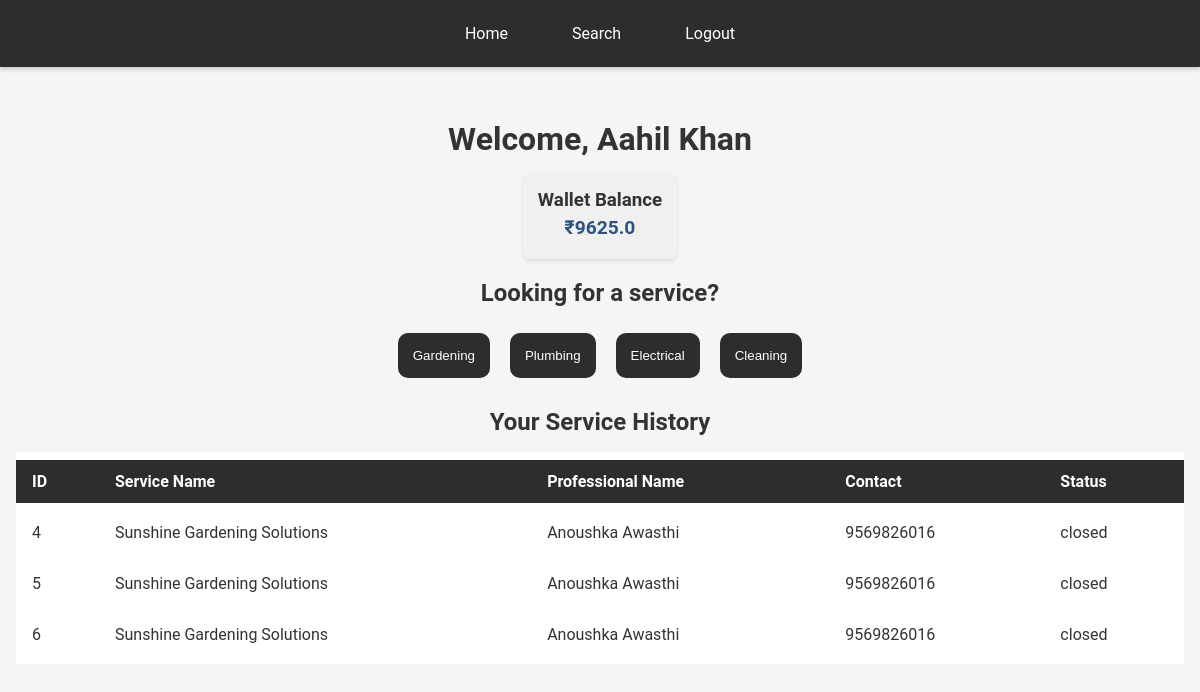
Page /customer_dashboard/7 on the committed database.
### application/models.py (models this page shows)
class User(db.Model):
    __tablename__ = 'users'
    id = db.Column(db.Integer, primary_key=True, autoincrement=True)
    email = db.Column(db.String, nullable=False, unique=True)
    password = db.Column(db.String, nullable=False)
    name = db.Column(db.String, nullable=False)
    role = db.Column(db.String, nullable=False)
    service_id = db.Column(db.Integer, db.ForeignKey('services.id' , ondelete = 'CASCADE'), nullable=True)
    category_id = db.Column(db.Integer, db.ForeignKey('service_category.id' , ondelete = 'CASCADE'), nullable=True)
    experience = db.Column(db.Integer, nullable=True)
    approval_status = db.Column(db.String, nullable=True)
    description = db.Column(db.String, nullable=True)
    contact = db.Column(db.Integer, nullable=True)
    address = db.Column(db.String, nullable=True)
    pincode = db.Column(db.Integer, nullable=True)
    __table_args__ = (
    db.CheckConstraint("role IN ('admin', 'customer', 'professional')"),
    )

class Wallet(db.Model):
    __tablename__ = 'wallet'
    id = db.Column(db.Integer, primary_key=True)
    user_id = db.Column(db.Integer, db.ForeignKey('users.id'), nullable=False, unique=True)
    balance = db.Column(db.Float, default=10000.0)
    updated_at = db.Column(db.DateTime, default=datetime.now, onupdate=datetime.now)
    __table_args__ = (
        db.CheckConstraint('balance >= 0', name='check_positive_balance'),
    )

class ServiceCategory(db.Model):
    __tablename__ = 'service_category'
    id = db.Column(db.Integer, primary_key=True)
    name = db.Column(db.String(100), unique=True, nullable=False)
    description = db.Column(db.Text)

class ServiceRequest(db.Model):
    __tablename__ = 'services_requests'
    id = db.Column(db.Integer, primary_key=True, autoincrement=True)
    service_id = db.Column(db.Integer, db.ForeignKey('services.id', ondelete = 'CASCADE'), nullable=False)
    customer_id = db.Column(db.Integer, db.ForeignKey('users.id' , ondelete = 'CASCADE'), nullable=True)
    professional_id = db.Column(db.Integer, db.ForeignKey('users.id' , ondelete = 'CASCADE'), nullable=True)
    date_of_request = db.Column(db.String, nullable=True)
    date_of_completion = db.Column(db.String, nullable=True)
    status = db.Column(db.String, default='requested')
    service = db.relationship('Service', backref='service_requests', foreign_keys=[service_id])
    __table_args__ = (
    db.CheckConstraint("status IN ('requested', 'assigned', 'closed')"),
    )

### app.py (the view)
@app.route("/customer_dashboard/<int:id>", methods=["GET", "POST"])
def customer_dashboard(id):
    user = User.query.filter_by(id=id).first()
    wallet = Wallet.query.filter_by(user_id=id).first()
    if user is None or user.role != "customer":
        return redirect("/login")
    categories = ServiceCategory.query.all()
    service_requests = ServiceRequest.query.filter_by(customer_id=id).all()
    for request in service_requests:
        request.service_name = Service.query.filter_by(id=request.service_id).first().name
        request.phone = User.query.filter_by(id=request.professional_id).first().contact
        request.professional_name = User.query.filter_by(id=request.professional_id).first().name
    return render_template("customer_dashboard.html", id = user.id , user =user, wallet = wallet, categories = categories , service_requests = service_requests)

### templates/customer_dashboard.html (shortened to what this page needs)
<!DOCTYPE html>
<html lang="en">
<head>
    <link rel="stylesheet" href="/static/styles.css">
</head>
<body>
    <nav>
        <a href="/customer_dashboard/{{id}}">Home</a>
        <a href="/customer_dashboard/search/{{id}}">Search</a>
        <a href="/login">Logout</a>
    </nav>
    <div class="container">
        <div style="display: flex; flex-direction: column; justify-content: space-between; align-items: center;">
            <h1>Welcome, {{user.name}}</h1>
            <div class="wallet-balance" style="background: #f0f0f0; padding: 15px; border-radius: 8px;">
                <h3 style="margin: 0;">Wallet Balance</h3>
                <p style="margin: 5px 0; font-size: 1.2em; font-weight: bold;">₹{{wallet.balance}}</p>
            </div>
        </div>
    <h2>Looking for a service?</h2>
    <div style="display: flex; flex-wrap: wrap; justify-content: center;">
        {% for category in categories %}
        <button style="margin: 10px; padding: 15px; border-radius: 10px;" onclick="window.location.href='/customer_dashboard/{{id}}/{{ category.name }}'">{{ category.name }}</button>
        {% endfor %}
    </div>
    <div>
        <h2>Your Service History</h2>
        {% if service_requests %}
        <table>
            <tr>
                <th>ID</th>
                <th>Service Name</th>
                <th>Professional Name</th>
                <th>Contact</th>
                <th>Status</th>
            </tr>
            {% for service in service_requests %}
            <tr>
                <td>{{ service.id }}</td>
                <td>{{ service.service_name }}</td>
                <td>{{ service.professional_name }}</td>
                <td>{{ service.phone }}</td>
                <td>{% if service.status == 'assigned' %}
                    Assigned
                    <button onclick="window.location.href='/rate_service/{{ service.id }}'">Close it?</button>
                    {% else %}
                        {{service.status}}
                    {% endif %}
                </td>
            </tr>
            {% endfor %}
        </table>
        {% else %}
            <p>No service history available.</p>
        {% endif %}
    </div>
</div>
</body>
</html>

### static/styles.css (style rules this page uses)
body { font-family: 'Roboto', sans-serif; margin: 0; padding: 0; background: #f5f5f5; color: #333; }
nav { display: flex; justify-content: center; align-items: center; background-color: #2d2d2d; padding: 1rem; box-shadow: 0 2px 5px rgba(0,0,0,0.2); }
nav a { color: #fff; text-decoration: none; margin: 0 1rem; padding: 0.5rem 1rem; transition: background-color 0.3s ease; }
a { color: #fff; background-color: #2d2d2d; text-decoration: none; padding: 0.5rem 1rem; border-radius: 4px; display: inline-block; transition: background-color 0.3s ease, color 0.3s ease; }
.container { max-width: 1200px; margin: 2rem auto; padding: 0 1rem; }
h1, h2 { text-align: center; margin-bottom: 1rem; }
table { width: 100%; background: #fff; border-collapse: separate; border-spacing: 0 0.5rem; }
table th, table td { padding: 0.75rem 1rem; text-align: left; }
table th { background-color: #2d2d2d; color: #fff; }
button, input[type="submit"], input[type="button"] { background-color: #2d2d2d; color: #fff; border: none; padding: 0.5rem 1rem; border-radius: 4px; cursor: pointer; transition: background-color 0.3s ease; }
p { text-align: center; margin: 1rem 0; color: #555; }
.wallet-balance { background: #f0f0f0; padding: 15px; border-radius: 8px; box-shadow: 0 2px 4px rgba(0,0,0,0.1); transition: all 0.3s ease; }
.wallet-balance h3 { margin: 0; color: #333; }
.wallet-balance p { margin: 5px 0; font-size: 1.2em; font-weight: bold; color: #2c5282; }

### rows in the picture
User: name "Aahil Khan"
Wallet: balance "9625.0"
ServiceCategory: name "Gardening"
ServiceCategory: name "Plumbing"
ServiceCategory: name "Electrical"
ServiceCategory: name "Cleaning"
ServiceRequest: id "4", service_name "Sunshine Gardening Solutions", professional_name "Anoushka Awasthi", phone "9569826016", status "closed"
ServiceRequest: id "5", service_name "Sunshine Gardening Solutions", professional_name "Anoushka Awasthi", phone "9569826016", status "closed"
ServiceRequest: id "6", service_name "Sunshine Gardening Solutions", professional_name "Anoushka Awasthi", phone "9569826016", status "closed"
